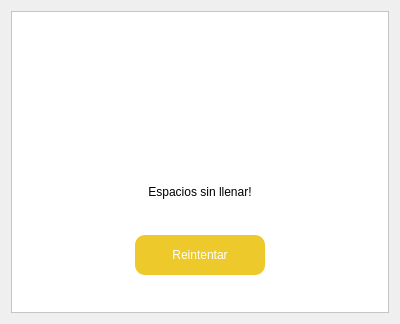
<?xml version="1.0" encoding="UTF-8"?>
<ui version="4.0">
 <class>Error</class>
 <widget class="QDialog" name="Error">
  <property name="geometry">
   <rect>
    <x>0</x>
    <y>0</y>
    <width>400</width>
    <height>324</height>
   </rect>
  </property>
  <property name="minimumSize">
   <size>
    <width>400</width>
    <height>324</height>
   </size>
  </property>
  <property name="maximumSize">
   <size>
    <width>400</width>
    <height>324</height>
   </size>
  </property>
  <property name="windowTitle">
   <string>Error</string>
  </property>
  <property name="windowIcon">
   <iconset resource="Images/imagenes.qrc">
    <normaloff>:/Metodos/ErrorIcon.png</normaloff>:/Metodos/ErrorIcon.png</iconset>
  </property>
  <layout class="QVBoxLayout" name="verticalLayout">
   <item>
    <widget class="QFrame" name="frame">
     <property name="enabled">
      <bool>true</bool>
     </property>
     <property name="styleSheet">
      <string notr="true">QFrame {
	background-color: rgb(255, 255, 255);
}
QLabel {
	font: 300 11pt &quot;Segoe UI&quot;;
}
QPushButton {
	border-radius: 10px; 
	font: 700 10pt &quot;Segoe UI&quot;;
	background-color: rgb(237, 201, 44);
	color: rgb(255, 255, 255);
}
QPushButton:hover {
	 border-radius: 10px; 
	background-color: rgb(255, 219, 15);
	color: rgb(255, 255, 255);
	font: 700 10pt &quot;Segoe UI&quot;;
}</string>
     </property>
     <property name="frameShape">
      <enum>QFrame::StyledPanel</enum>
     </property>
     <property name="frameShadow">
      <enum>QFrame::Raised</enum>
     </property>
     <layout class="QVBoxLayout" name="verticalLayout_3">
      <item>
       <layout class="QVBoxLayout" name="verticalLayout_2">
        <item>
         <spacer name="verticalSpacer">
          <property name="orientation">
           <enum>Qt::Vertical</enum>
          </property>
          <property name="sizeHint" stdset="0">
           <size>
            <width>20</width>
            <height>40</height>
           </size>
          </property>
         </spacer>
        </item>
        <item>
         <layout class="QHBoxLayout" name="horizontalLayout">
          <item>
           <spacer name="horizontalSpacer">
            <property name="orientation">
             <enum>Qt::Horizontal</enum>
            </property>
            <property name="sizeHint" stdset="0">
             <size>
              <width>40</width>
              <height>20</height>
             </size>
            </property>
           </spacer>
          </item>
          <item>
           <widget class="QLabel" name="lb_imagenError">
            <property name="minimumSize">
             <size>
              <width>100</width>
              <height>100</height>
             </size>
            </property>
            <property name="maximumSize">
             <size>
              <width>100</width>
              <height>100</height>
             </size>
            </property>
            <property name="text">
             <string/>
            </property>
            <property name="pixmap">
             <pixmap resource="Images/imagenes.qrc">:/Metodos/error.png</pixmap>
            </property>
            <property name="scaledContents">
             <bool>true</bool>
            </property>
           </widget>
          </item>
          <item>
           <spacer name="horizontalSpacer_2">
            <property name="orientation">
             <enum>Qt::Horizontal</enum>
            </property>
            <property name="sizeHint" stdset="0">
             <size>
              <width>40</width>
              <height>20</height>
             </size>
            </property>
           </spacer>
          </item>
         </layout>
        </item>
        <item>
         <spacer name="verticalSpacer_4">
          <property name="orientation">
           <enum>Qt::Vertical</enum>
          </property>
          <property name="sizeHint" stdset="0">
           <size>
            <width>20</width>
            <height>40</height>
           </size>
          </property>
         </spacer>
        </item>
        <item>
         <layout class="QHBoxLayout" name="horizontalLayout_3">
          <item>
           <spacer name="horizontalSpacer_6">
            <property name="orientation">
             <enum>Qt::Horizontal</enum>
            </property>
            <property name="sizeHint" stdset="0">
             <size>
              <width>40</width>
              <height>20</height>
             </size>
            </property>
           </spacer>
          </item>
          <item>
           <widget class="QLabel" name="lb_error">
            <property name="text">
             <string>Espacios sin llenar!</string>
            </property>
            <property name="alignment">
             <set>Qt::AlignCenter</set>
            </property>
           </widget>
          </item>
          <item>
           <spacer name="horizontalSpacer_5">
            <property name="orientation">
             <enum>Qt::Horizontal</enum>
            </property>
            <property name="sizeHint" stdset="0">
             <size>
              <width>40</width>
              <height>20</height>
             </size>
            </property>
           </spacer>
          </item>
         </layout>
        </item>
        <item>
         <spacer name="verticalSpacer_3">
          <property name="orientation">
           <enum>Qt::Vertical</enum>
          </property>
          <property name="sizeHint" stdset="0">
           <size>
            <width>20</width>
            <height>40</height>
           </size>
          </property>
         </spacer>
        </item>
        <item>
         <layout class="QHBoxLayout" name="horizontalLayout_2">
          <item>
           <spacer name="horizontalSpacer_4">
            <property name="orientation">
             <enum>Qt::Horizontal</enum>
            </property>
            <property name="sizeHint" stdset="0">
             <size>
              <width>40</width>
              <height>20</height>
             </size>
            </property>
           </spacer>
          </item>
          <item>
           <widget class="QPushButton" name="pb_reintentar">
            <property name="minimumSize">
             <size>
              <width>130</width>
              <height>40</height>
             </size>
            </property>
            <property name="maximumSize">
             <size>
              <width>130</width>
              <height>40</height>
             </size>
            </property>
            <property name="text">
             <string>Reintentar</string>
            </property>
           </widget>
          </item>
          <item>
           <spacer name="horizontalSpacer_3">
            <property name="orientation">
             <enum>Qt::Horizontal</enum>
            </property>
            <property name="sizeHint" stdset="0">
             <size>
              <width>40</width>
              <height>20</height>
             </size>
            </property>
           </spacer>
          </item>
         </layout>
        </item>
        <item>
         <spacer name="verticalSpacer_2">
          <property name="orientation">
           <enum>Qt::Vertical</enum>
          </property>
          <property name="sizeHint" stdset="0">
           <size>
            <width>20</width>
            <height>40</height>
           </size>
          </property>
         </spacer>
        </item>
       </layout>
      </item>
     </layout>
    </widget>
   </item>
  </layout>
 </widget>
 <resources>
  <include location="Imagenes/imagenes.qrc"/>
  <include location="Images/imagenes.qrc"/>
 </resources>
 <connections/>
</ui>
